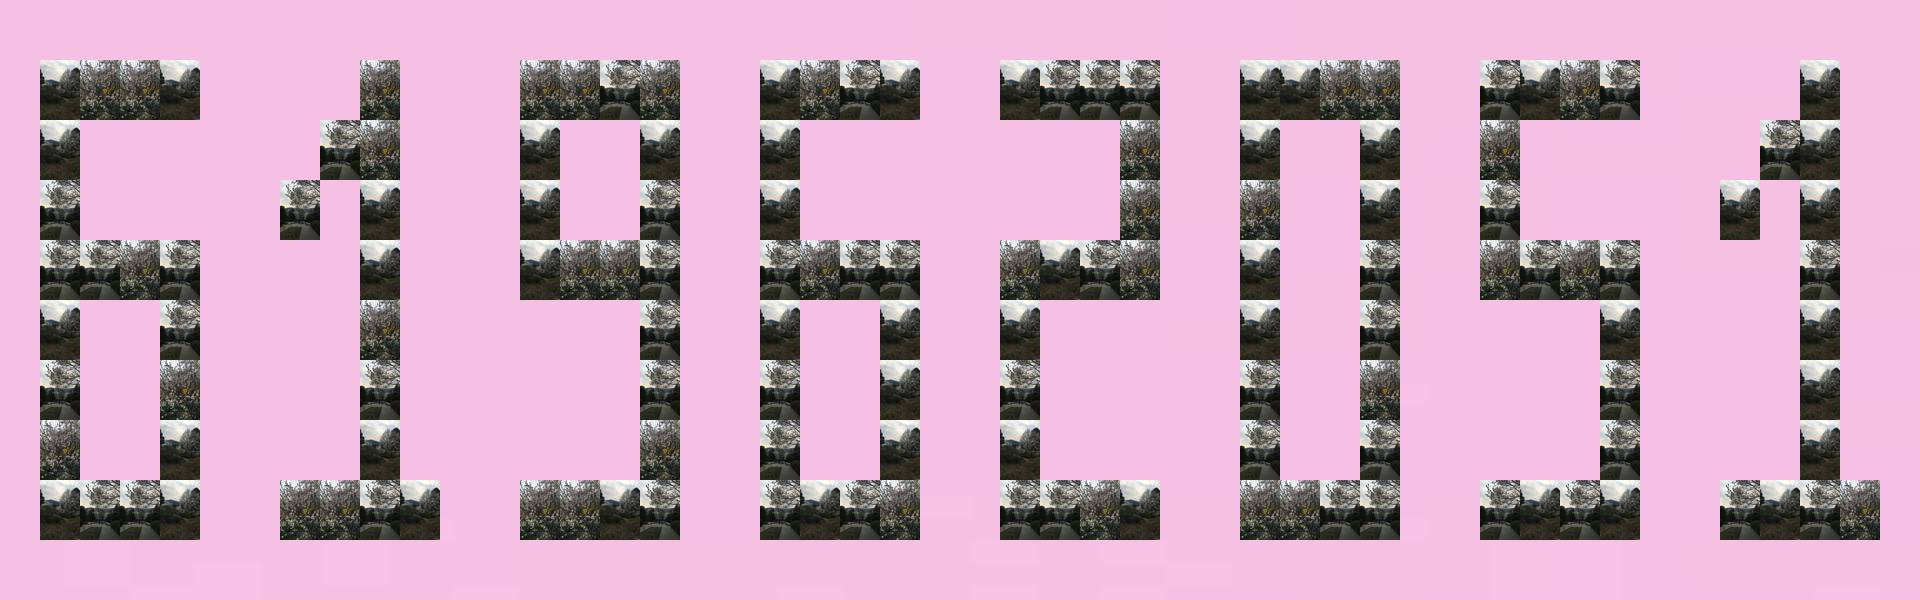

This chart was generated by the following Python code:
import random
from PIL import Image
import os 

#定义学号61962051图形
fig =  [    [0, 0, 0, 0, 0, 0, 0, 0, 0, 0, 0, 0, 0, 0, 0, 0, 0, 0, 0, 0, 0, 0, 0, 0, 0, 0, 0, 0, 0, 0, 0, 0, 0, 0, 0, 0, 0, 0, 0, 0, 0, 0, 0, 0, 0, 0, 0, 0],    
            [0, 1, 1, 1, 1, 0, 0, 0, 0, 1, 0, 0, 0, 1, 1, 1, 1, 0, 0, 1, 1, 1, 1, 0, 0, 1, 1, 1, 1, 0, 0, 1, 1, 1, 1, 0, 0, 1, 1, 1, 1, 0, 0, 0, 0, 1, 0, 0],    
            [0, 1, 0, 0, 0, 0, 0, 0, 1, 1, 0, 0, 0, 1, 0, 0, 1, 0, 0, 1, 0, 0, 0, 0, 0, 0, 0, 0, 1, 0, 0, 1, 0, 0, 1, 0, 0, 1, 0, 0, 0, 0, 0, 0, 1, 1, 0, 0],    
            [0, 1, 0, 0, 0, 0, 0, 1, 0, 1, 0, 0, 0, 1, 0, 0, 1, 0, 0, 1, 0, 0, 0, 0, 0, 0, 0, 0, 1, 0, 0, 1, 0, 0, 1, 0, 0, 1, 0, 0, 0, 0, 0, 1, 0, 1, 0, 0],    
            [0, 1, 1, 1, 1, 0, 0, 0, 0, 1, 0, 0, 0, 1, 1, 1, 1, 0, 0, 1, 1, 1, 1, 0, 0, 1, 1, 1, 1, 0, 0, 1, 0, 0, 1, 0, 0, 1, 1, 1, 1, 0, 0, 0, 0, 1, 0, 0],    
            [0, 1, 0, 0, 1, 0, 0, 0, 0, 1, 0, 0, 0, 0, 0, 0, 1, 0, 0, 1, 0, 0, 1, 0, 0, 1, 0, 0, 0, 0, 0, 1, 0, 0, 1, 0, 0, 0, 0, 0, 1, 0, 0, 0, 0, 1, 0, 0],    
            [0, 1, 0, 0, 1, 0, 0, 0, 0, 1, 0, 0, 0, 0, 0, 0, 1, 0, 0, 1, 0, 0, 1, 0, 0, 1, 0, 0, 0, 0, 0, 1, 0, 0, 1, 0, 0, 0, 0, 0, 1, 0, 0, 0, 0, 1, 0, 0],    
            [0, 1, 0, 0, 1, 0, 0, 0, 0, 1, 0, 0, 0, 0, 0, 0, 1, 0, 0, 1, 0, 0, 1, 0, 0, 1, 0, 0, 0, 0, 0, 1, 0, 0, 1, 0, 0, 0, 0, 0, 1, 0, 0, 0, 0, 1, 0, 0],    
            [0, 1, 1, 1, 1, 0, 0, 1, 1, 1, 1, 0, 0, 1, 1, 1, 1, 0, 0, 1, 1, 1, 1, 0, 0, 1, 1, 1, 1, 0, 0, 1, 1, 1, 1, 0, 0, 1, 1, 1, 1, 0, 0, 1, 1, 1, 1, 0],    
            [0, 0, 0, 0, 0, 0, 0, 0, 0, 0, 0, 0, 0, 0, 0, 0, 0, 0, 0, 0, 0, 0, 0, 0, 0, 0, 0, 0, 0, 0, 0, 0, 0, 0, 0, 0, 0, 0, 0, 0, 0, 0, 0, 0, 0, 0, 0, 0],]

#定义图片尺寸、像素
pic_width, pic_height = 40,60

row_num, column_num = len(fig),len(fig[0])

#设置读取尺寸, 路径和图片格式
col = Image.open("Desktop/pink.jpg").resize((column_num*pic_width, row_num*pic_height))

#读取照片名
img_n = os.listdir("./Desktop/col/")

#将图片排列成拼贴
for row in range(row_num):    
    for column in range(column_num):        
        if fig[row][column]:                       
            pic = Image.open("./Desktop/col/" + random.choice(img_n)).resize((pic_width, pic_height))            
            col.paste(pic, (pic_width * column,pic_height * row))

#保存图片及格式和显示
col.save("./desktop/xh.jpg")
col.show()